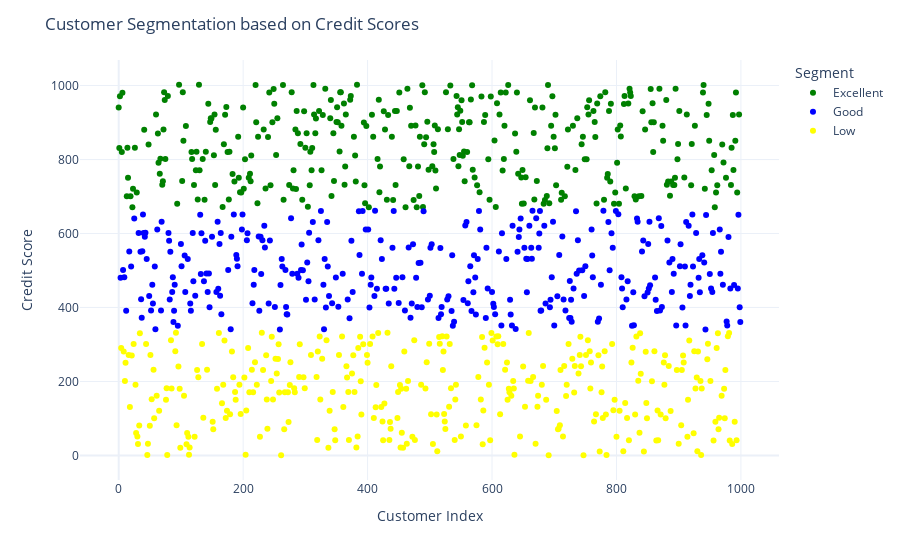

The code cell stored with this chart in its notebook:
### Code cell
#Naming the segments based on above clusters
data['Segment'] = data['Segment'].map({  0: 'Low', 1: 'Excellent',2:'Good' })

# Convert the 'Segment' column to category data type
data['Segment'] = data['Segment'].astype('category')

# Visualize the segments using Plotly
fig = px.scatter(data, x=data.index, y='Credit Score', color='Segment', color_discrete_sequence=['green', 'blue', 'yellow', 'red'])
fig.update_layout(xaxis_title='Customer Index',yaxis_title='Credit Score',title='Customer Segmentation based on Credit Scores')
fig.show()

### Figure 1 — Plotly figure (JSON) as saved in the notebook; plotly's stock layout.template omitted (floating-point values rounded to 4 significant figures; data arrays with more than 128 entries replaced by an {"elided": "..."} marker saying what was removed)
{"data": [{"hovertemplate": "Segment=Excellent<br>index=%{x}<br>Credit Score=%{y}<extra></extra>", "legendgroup": "Excellent", "marker": {"color": "green", "symbol": "circle"}, "mode": "markers", "name": "Excellent", "orientation": "v", "showlegend": true, "type": "scatter", "x": {"elided": "346 int values"}, "xaxis": "x", "y": {"elided": "346 float values"}, "yaxis": "y"}, {"hovertemplate": "Segment=Good<br>index=%{x}<br>Credit Score=%{y}<extra></extra>", "legendgroup": "Good", "marker": {"color": "blue", "symbol": "circle"}, "mode": "markers", "name": "Good", "orientation": "v", "showlegend": true, "type": "scatter", "x": {"elided": "326 int values"}, "xaxis": "x", "y": {"elided": "326 float values"}, "yaxis": "y"}, {"hovertemplate": "Segment=Low<br>index=%{x}<br>Credit Score=%{y}<extra></extra>", "legendgroup": "Low", "marker": {"color": "yellow", "symbol": "circle"}, "mode": "markers", "name": "Low", "orientation": "v", "showlegend": true, "type": "scatter", "x": {"elided": "328 int values"}, "xaxis": "x", "y": {"elided": "328 float values"}, "yaxis": "y"}], "layout": {"legend": {"title": {"text": "Segment"}, "tracegroupgap": 0}, "margin": {"t": 60}, "title": {"text": "Customer Segmentation based on Credit Scores"}, "xaxis": {"anchor": "y", "domain": [0, 1], "title": {"text": "Customer Index"}}, "yaxis": {"anchor": "x", "domain": [0, 1], "title": {"text": "Credit Score"}}}}
